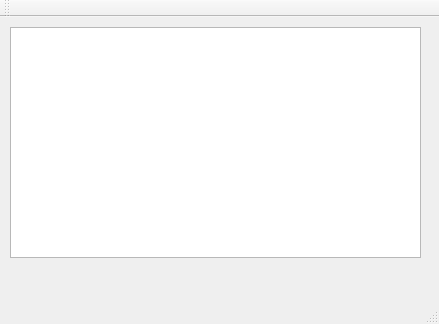
<?xml version="1.0" encoding="UTF-8"?>
<ui version="4.0">
 <class>MainWindow</class>
 <widget class="QMainWindow" name="MainWindow">
  <property name="geometry">
   <rect>
    <x>0</x>
    <y>0</y>
    <width>439</width>
    <height>324</height>
   </rect>
  </property>
  <property name="windowTitle">
   <string>MainWindow</string>
  </property>
  <widget class="QWidget" name="centralWidget">
   <widget class="QTextEdit" name="textEdit">
    <property name="geometry">
     <rect>
      <x>10</x>
      <y>10</y>
      <width>411</width>
      <height>231</height>
     </rect>
    </property>
   </widget>
  </widget>
  <widget class="QMenuBar" name="menuBar">
   <property name="geometry">
    <rect>
     <x>0</x>
     <y>0</y>
     <width>439</width>
     <height>21</height>
    </rect>
   </property>
  </widget>
  <widget class="QToolBar" name="mainToolBar">
   <attribute name="toolBarArea">
    <enum>TopToolBarArea</enum>
   </attribute>
   <attribute name="toolBarBreak">
    <bool>false</bool>
   </attribute>
  </widget>
  <widget class="QStatusBar" name="statusBar"/>
 </widget>
 <layoutdefault spacing="6" margin="11"/>
 <resources/>
 <connections/>
</ui>
